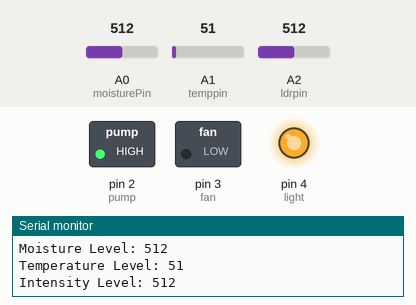
A sketch run on a simulated Arduino Uno, built with avr-gcc and run on an emulated ATmega328P. Shown: switched loads named in the sketch (green lamp = pin HIGH), output pins drawn as LEDs (lit = HIGH), the last lines printed to the serial monitor. The test bench sets the inputs (shaded band); at power-on: A0 (moisturePin) = 512, A2 (ldrpin) = 512, A1 (temppin) = 51.

Above: at 1.8 s.
1.9 s: A0 (moisturePin) set to 589
3.4 s: A0 (moisturePin) set to 616
At 5.2 s:
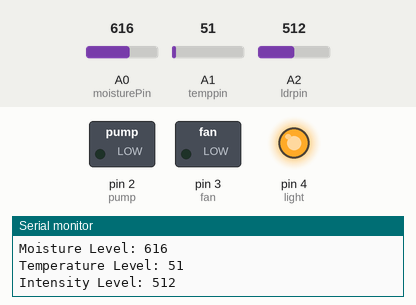
5.5 s: A2 (ldrpin) set to 591
7.2 s: A2 (ldrpin) set to 614
At 8.7 s:
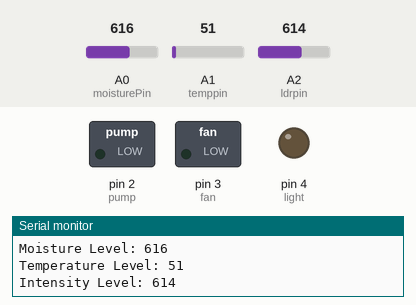
9.5 s: A0 (moisturePin) set to 590
At 10.3 s:
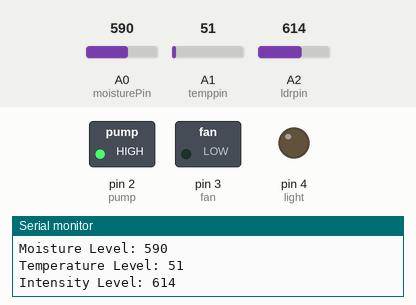
11.5 s: A0 (moisturePin) set to 610
At 13.1 s:
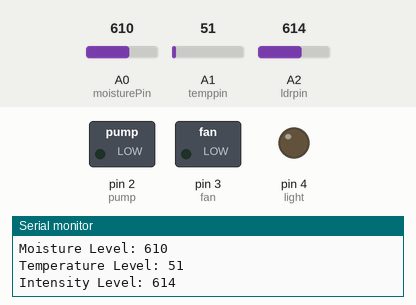
Timing chart, 0 to 14.5 s (numbered marks = the images above; inputs shaded):
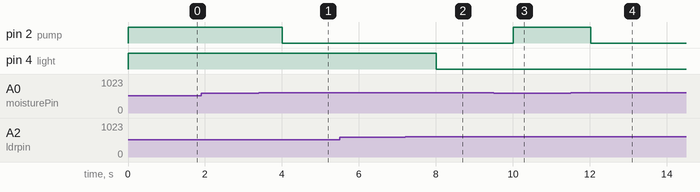

The sketch:

soil_light_temp_control.ino
```cpp
// Original sketch from the project report: soil moisture, temperature and light control
// (kept as written in the report for reference)

// Pin Definitions
const int moisturePin = A0;  // Analog pin connected to the soil moisture sensor
const int pump = 2;          // Pin connected to the water pump
const int temppin = A1;      // Analog pin for temperature sensor
const int fan = 3;           // Pin connected to the cooling fan
const int ldrpin = A2;       // Analog pin for light intensity sensor
const int light = 4;         // Pin connected to the light source

// Thresholds
const int dryThreshold = 600;       // Moisture level threshold
const int tempThreshold = 200;      // Temperature threshold
const int intensityThreshold = 600; // Light intensity threshold

void setup() {
  Serial.begin(9600);

  // Set output pins
  pinMode(pump, OUTPUT);
  pinMode(fan, OUTPUT);
  pinMode(light, OUTPUT);
}

void loop() {
  // Read sensor values
  int moistureLevel = analogRead(moisturePin);
  int tempLevel = analogRead(temppin);
  int intensityLevel = analogRead(ldrpin);

  // Print values to Serial Monitor
  Serial.print("Moisture Level: ");
  Serial.println(moistureLevel);
  Serial.print("Temperature Level: ");
  Serial.println(tempLevel);
  Serial.print("Intensity Level: ");
  Serial.println(intensityLevel);

  // Control water pump
  if (moistureLevel < dryThreshold) {
    digitalWrite(pump, HIGH);
  } else {
    digitalWrite(pump, LOW);
  }

  // Control cooling fan
  if (tempLevel > tempThreshold) {
    digitalWrite(fan, HIGH);
  } else {
    digitalWrite(fan, LOW);
  }

  // Control light
  if (intensityLevel < intensityThreshold) {
    digitalWrite(light, HIGH);
  } else {
    digitalWrite(light, LOW);
  }

  delay(1000);  // Update every second
}
```

Measured:
- the behaviour switches between 599 and 600 on A0 (moisturePin) (found by bisection; images 0 and 1)
- the behaviour switches between 599 and 600 on A2 (ldrpin) (found by bisection; images 1 and 2)
- after the input at 3.4 s, pin 2 (pump): HIGH → LOW after 0.61 s
- after the input at 7.2 s, pin 4 (light): HIGH → LOW after 0.81 s
- after the input at 9.5 s, pin 2 (pump): LOW → HIGH after 0.52 s
- after the input at 11.5 s, pin 2 (pump): HIGH → LOW after 0.52 s
